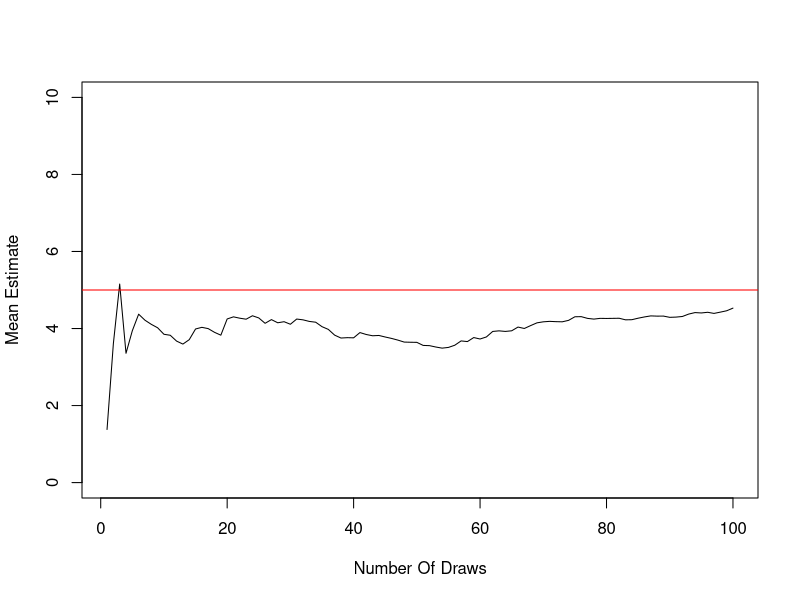
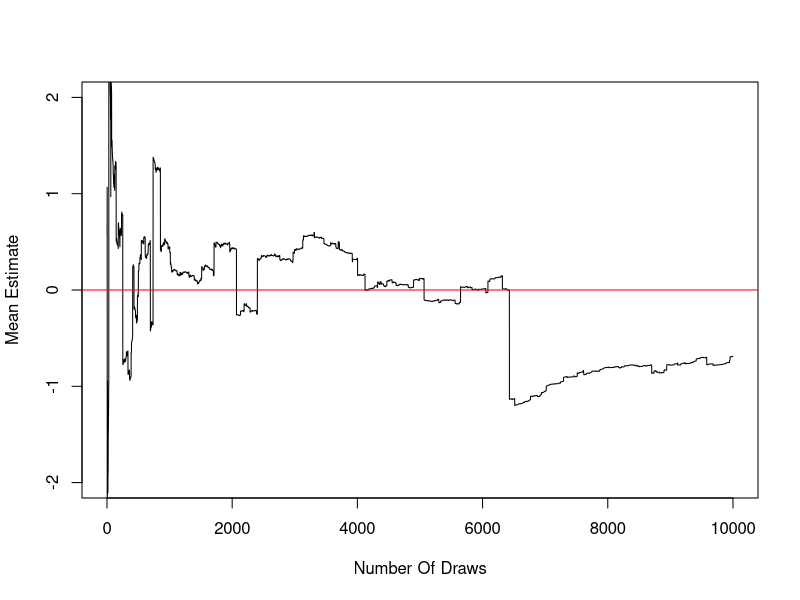
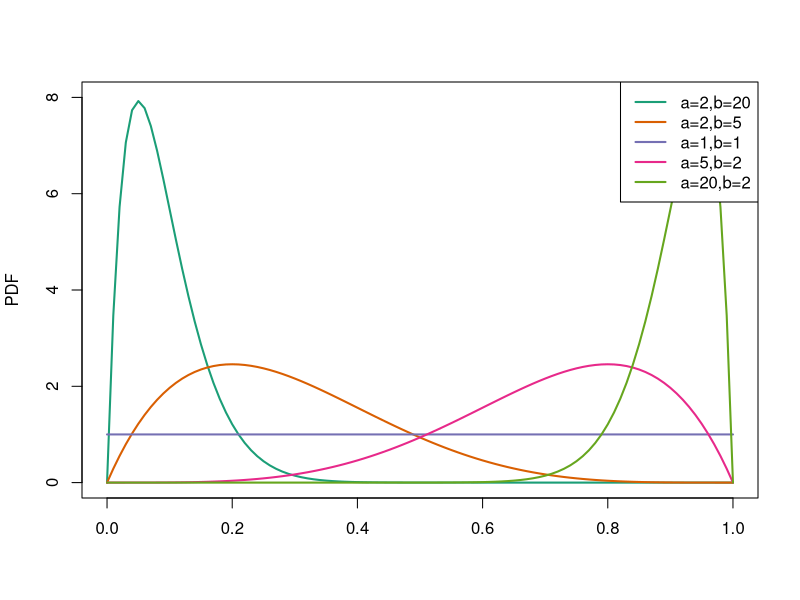
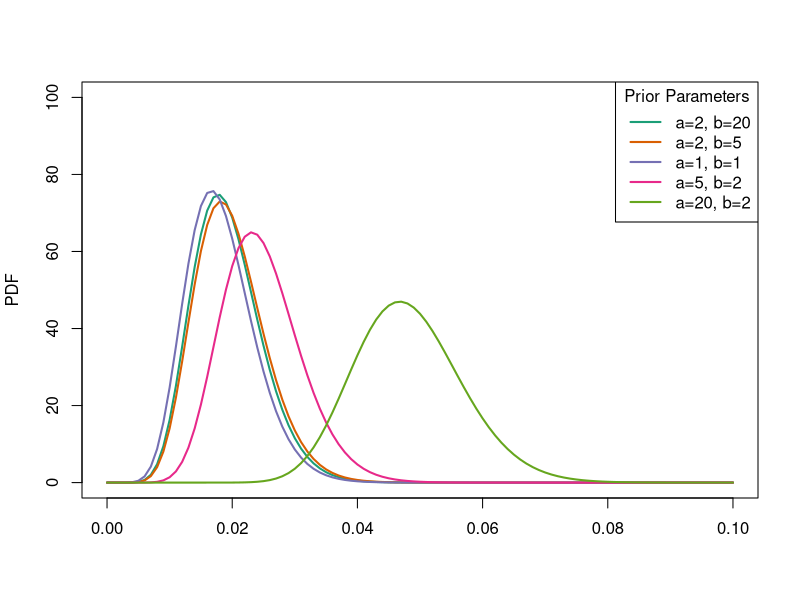
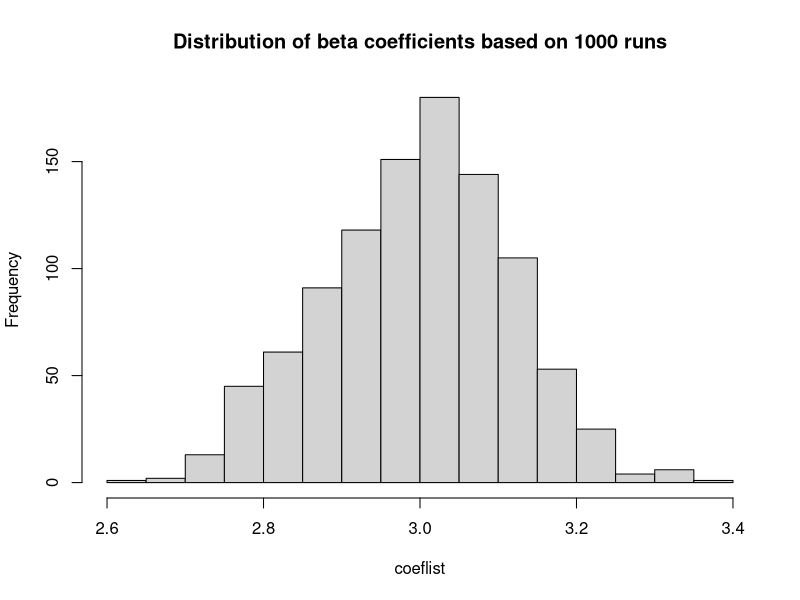
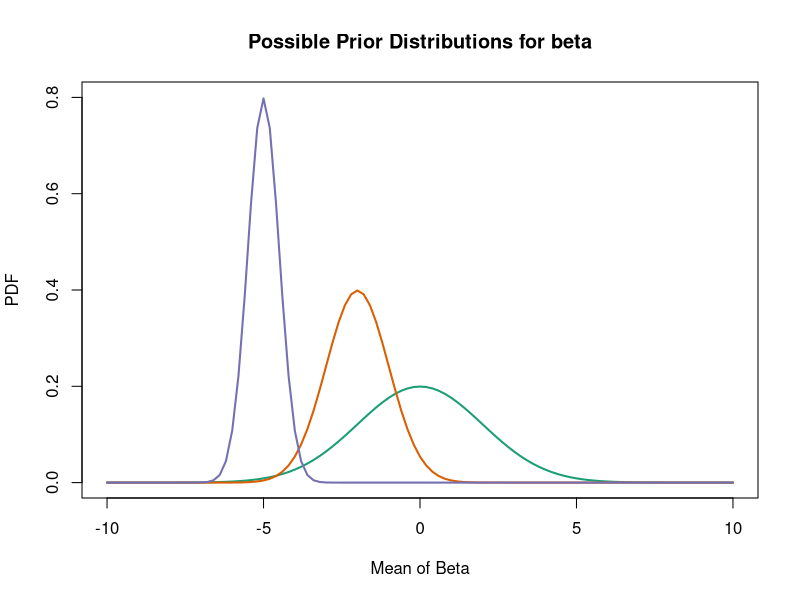
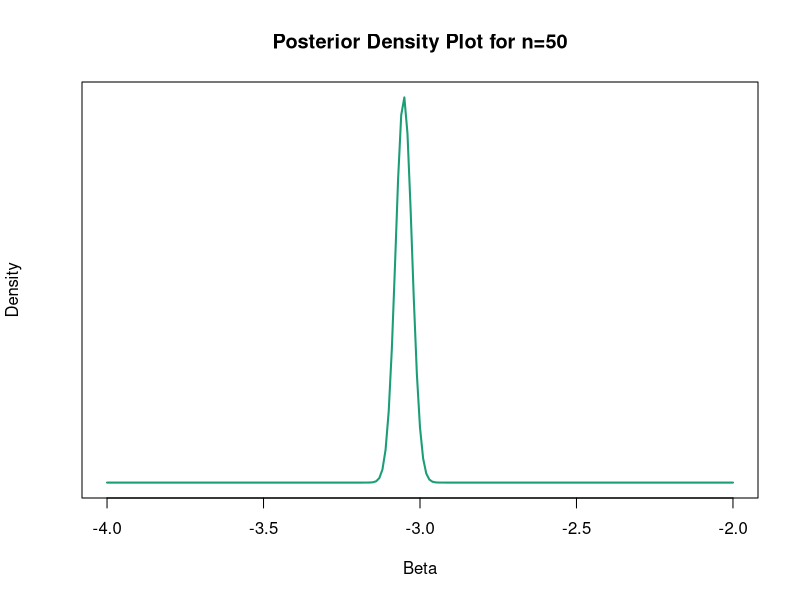
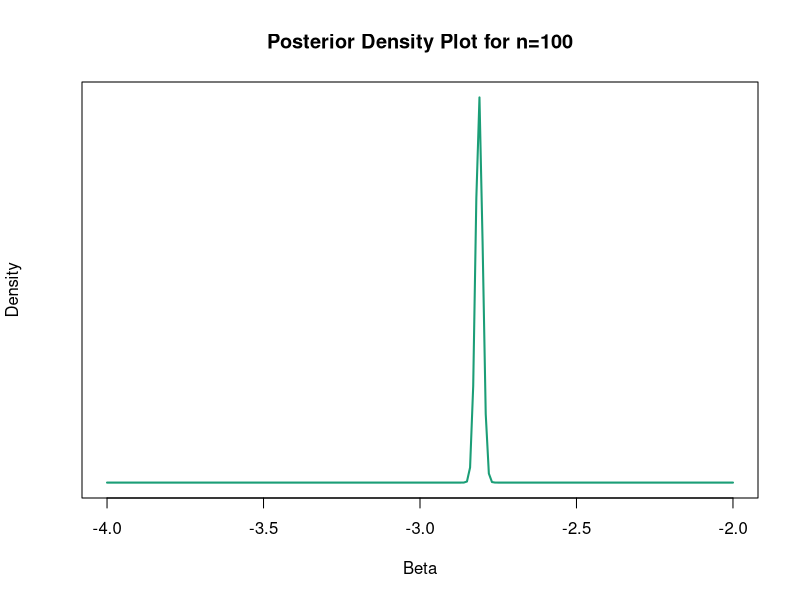

The R source for these figures, in order: (Note: this script raises an error after producing the figures.)
## ---- chunk 1
library(RColorBrewer)
set.seed(1234)
n = 100
normv <- rnorm(n, mean=5, sd=3)
meanVector <- vector()
for(i in seq(n)){
   meanVector <- c(meanVector,sum(normv[1:i])/i)
}
plot(meanVector~seq(n), ylim=c(0,10), type="l", ylab="Mean Estimate", xlab="Number Of Draws")
abline(h=5,col="red")
## ---- chunk 2
set.seed(1234)
n = 10000
cauchyv <- rnorm(n,0,1)/rnorm(n,0,1)
meanVector <- vector()
for(i in seq(n)){
   meanVector <- c(meanVector,sum(cauchyv[1:i])/i)
}

plot(meanVector~seq(n), ylim=c(-2,2), type="l", ylab="Mean Estimate", xlab="Number Of Draws")
abline(h=0,col="red")
## ---- chunk 3
PointEstimates <- function(alpha,beta){
  output <- data.frame()
  for (i in seq(length(a))){
    a <- alpha[i]
    b <- beta[i]
    mean <- a/(a+b)
    mode <- (a-1)/(a+b+2)
    var <- (a*b)/((a+b)^2*(a+b+1))
    output <- rbind(output,c(a,b,mean,mode,var))
  }
  colnames(output) <- c("Alpha","Beta","Mean","Mode","Variance")
  return(round(output,5))
}
## ---- chunk 4
a <- c(2,2,1,5,20)
b <- c(20,5,1,2,2)
cols <- brewer.pal(5, "Dark2")
plot(NULL, xlim=c(0,1), ylim=c(0,8), ylab="PDF", xlab="")
for (i in seq(5)) {
  curve(dbeta(x,a[i],b[i]), from=0,to=1, lwd=2,col=cols[i],add = T)
}
legend(x="topright",
       lwd=2,
       lty=1,
       col=cols,
       legend = c("a=2,b=20","a=2,b=5","a=1,b=1","a=5,b=2","a=20,b=2"))

## ---- chunk 5
n <- 30
sumy <- 10
people <- 20
alphaNew <- a + sumy
betaNew <- b + (people*n-sumy)
plot(NULL, xlim=c(0,0.1), ylim=c(0,100), ylab="PDF", xlab="")
for (i in seq(5)) {
  #curve(normConst[i]*x^(alphaNew[i]-1)*(1-x)^(betaNew[i]-1), from=0,to=0.1, lwd=2,col=cols[i],add = T)
  curve(dbeta(x,alphaNew[i],betaNew[i]), from=0,to=0.1, lwd=2,col=cols[i],add = T)
}
legend(x="topright",
       lwd=2,
       lty=1,
       col=cols,
       legend = c("a=2, b=20","a=2, b=5","a=1, b=1","a=5, b=2","a=20, b=2"),
       title = c("Prior Parameters"))
## ---- chunk 6
output <-PointEstimates(a,b)
output
## ---- chunk 7
output <-PointEstimates(alphaNew,betaNew)
output
## ---- chunk 8
simObs <- function(n,k,alpha,beta,sigma){
  if(length(beta)==k){
    
    # Generate errors from (0,sigma)-normal distribution
    errors <- rnorm(n,0,sigma)
    
    # Generate k covariates from a uniform distribution
    x <- vector()
    for (i in seq(k)) {
      x <- cbind(x,runif(n, min=0,max=3))
    }
    
    # Generate the dependent variables based on the given 
    # independent variables and errors
    y <- alpha + x %*% beta  + errors
    
    # Return data frame with the data
    output <- data.frame(Y = y, X = x)
    return(output)
  }
  else{
    print("Number of variables K and length beta vector does not match!")
    break
  }
}

## ---- chunk 9
coeflist = vector()
for (i in seq(1000)) {
  input <- simObs(100,1,5,3,1)
  mod <- lm(Y~X, data=input)
  coeflist <- c(coeflist,mod$coefficients["X"])
}
hist(coeflist, main="Distribution of beta coefficients based on 1000 runs")
varbeta <- var(coeflist)
## ---- chunk 10
plot(NULL, xlim=c(-10,10), ylim=c(0,0.8), ylab="PDF", xlab="Mean of Beta", main="Possible Prior Distributions for beta")
mean <- c(0,-2,-5)
sd <- c(2,1,0.5)
for (i in seq(3)) {
  curve(dnorm(x,mean[i],sd[i]), from=-10,to=10, lwd=2,col=cols[i],add = T)
}
## ---- chunk 11
SimData <- simObs(50,1,1,-3,1)
X <- cbind(1,SimData$X)
Y <- SimData$Y
mean_prior <- -5
sigma_prior <- 0.5
sigma_post <- solve((1/sigma_prior) + t(X)%*%X)
mean_post <- sigma_post%*%(mean_prior/sigma_prior + t(X)%*%Y)

x<-seq(-4,-2,0.01)
d<-dnorm(x,mean_post[2],sigma_post[2,2])
plot(x,d,type="l",lwd = 2, col = cols[1], xlab ="Beta", ylab = "Density",yaxt='n', main = "Posterior Density Plot for n=50")
## ---- chunk 12
SimData <- simObs(100,1,1,-3,1)
X <- cbind(1,SimData$X)
Y <- SimData$Y
mean_prior <- -5
sigma_prior <- 0.5
sigma_post <- solve((1/sigma_prior) + t(X)%*%X)
mean_post <- sigma_post%*%(mean_prior/sigma_prior + t(X)%*%Y)

x<-seq(-4,-2,0.01)
d<-dnorm(x,mean_post[2],sigma_post[2,2])
plot(x,d,type="l",lwd = 2, col = cols[1], xlab ="Beta", ylab = "Density",yaxt='n', main = "Posterior Density Plot for n=100")
## ---- chunk 13
SimData <- simObs(200,1,1,-3,1)
X <- cbind(1,SimData$X)
Y <- SimData$Y
mean_prior <- -5
sigma_prior <- 0.5
sigma_post <- solve((1/sigma_prior) + t(X)%*%X)
mean_post <- sigma_post%*%(mean_prior/sigma_prior + t(X)%*%Y)

x<-seq(-4,-2,0.01)
d<-dnorm(x,mean_post[2],sigma_post[2,2])
plot(x,d,type="l",lwd = 2, col = cols[1], xlab ="Beta", ylab = "Density",yaxt='n', main = "Posterior Density Plot for n=200")
## ---- chunk 14
alpha<-0.5
eta <- c(0.01,1,100)

plot(NULL, xlim=c(0,1), ylim=c(0,2), ylab="PDF", xlab="")
for (i in seq(3)) {
  curve(dgamma(x, shape = 0.5, rate = eta[i]), from = 0, to = 1, 
        n=2000,add = T, col=cols[i],lwd=3)
}
legend(x="topright",
       lwd=2,
       lty=1,
       col=cols[1:3],
       legend = c("eta=0.01","eta=1","eta=100"),
       title = c("Prior Parameters"))
## ---- chunk 15
plot(NULL, xlim=c(0,20), ylim=c(0,0.5), ylab="PDF", xlab="", main="Hyperprior Distribution as Gamma(0.5,1)")
curve(dgamma(x, shape = 0.5, rate = 1), from = 0, to = 20, n=2000,add = T, col=cols[i],lwd=3)
## ---- chunk 16
etaDraw <- rgamma(10000,0.5,1)
#hist(etaDraw)
sigma <- 1/rgamma(10000,0.5,etaDraw)
sigma <- sigma[sigma <= 1e3]
plot(NULL, xlim=c(0,20), ylim=c(0,0.5), ylab="PDF", xlab="", main="Prior Distribution as Gamma(0.5,Eta)")
plot(density(sigma,n = 1e7),xlim=c(0,20),add=TRUE)
